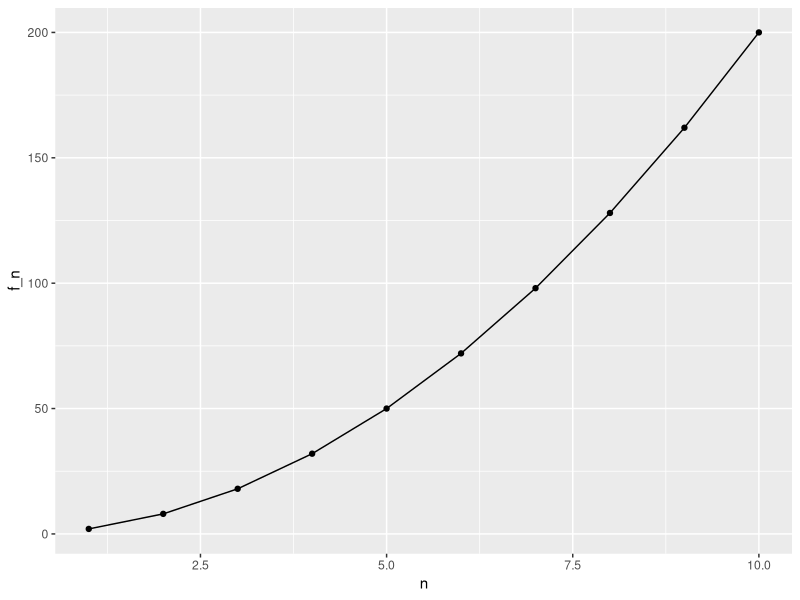
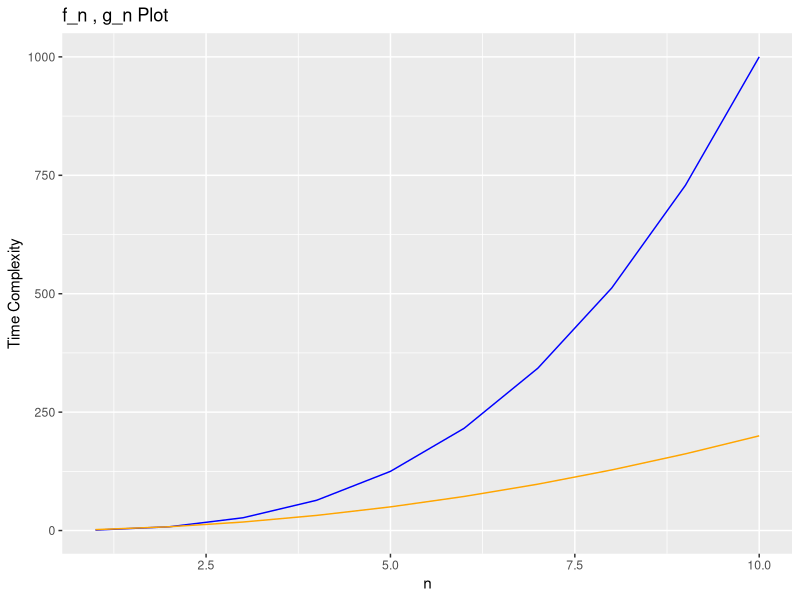

The R script that drew these images, in order:
# Graph fn and gn big O notation
n<-c(1:10) ; n
f_n <- 2*n^2;f_n
g_n <- n^3 ; g_n
df<-data.frame(f_n,g_n) ; df
library(ggplot2)

pl1 <- ggplot(df,aes(x=n,y=f_n)) + geom_point()+geom_line()
pl1 

ggplot()+
  geom_line(data=df,mapping=aes(x=n,y=g_n),color='blue')+
  geom_line(data=df,mapping=aes(x=n,y=f_n),color='orange') +
  labs (x='n' , y = 'Time Complexity' , title = 'f_n , g_n Plot')
